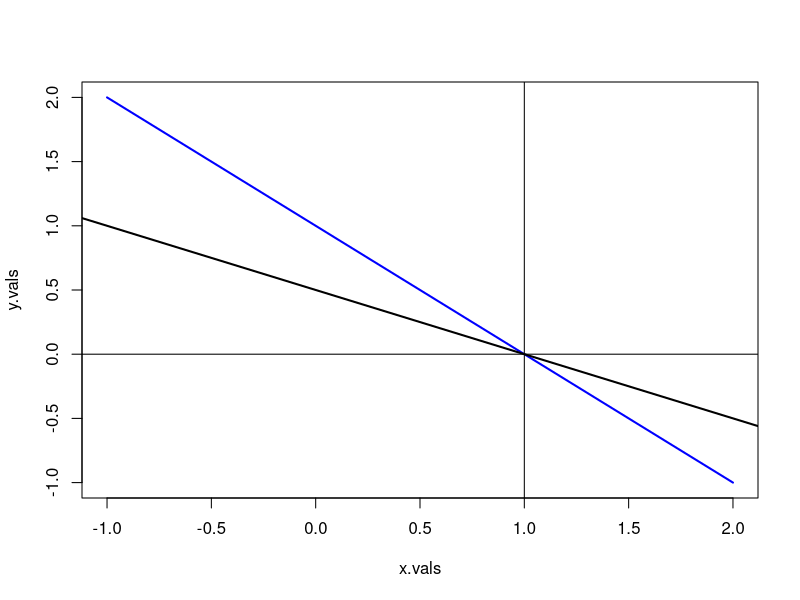
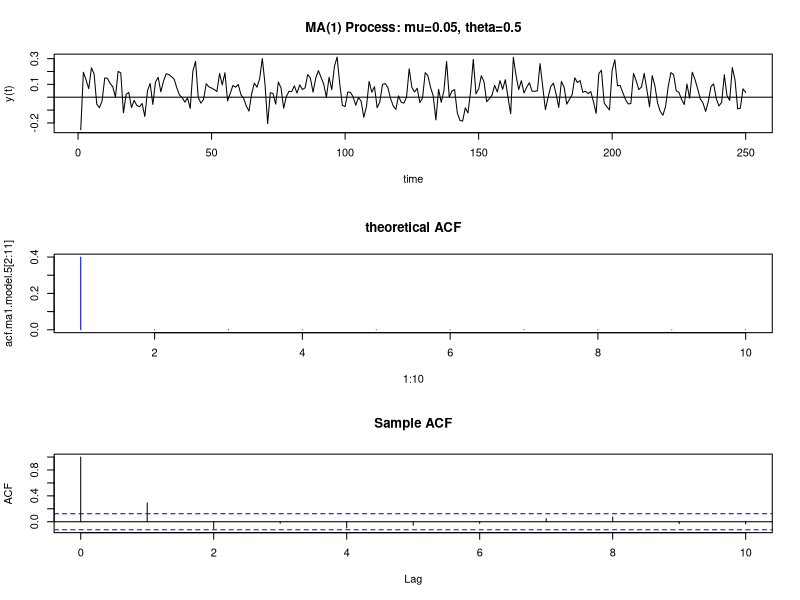
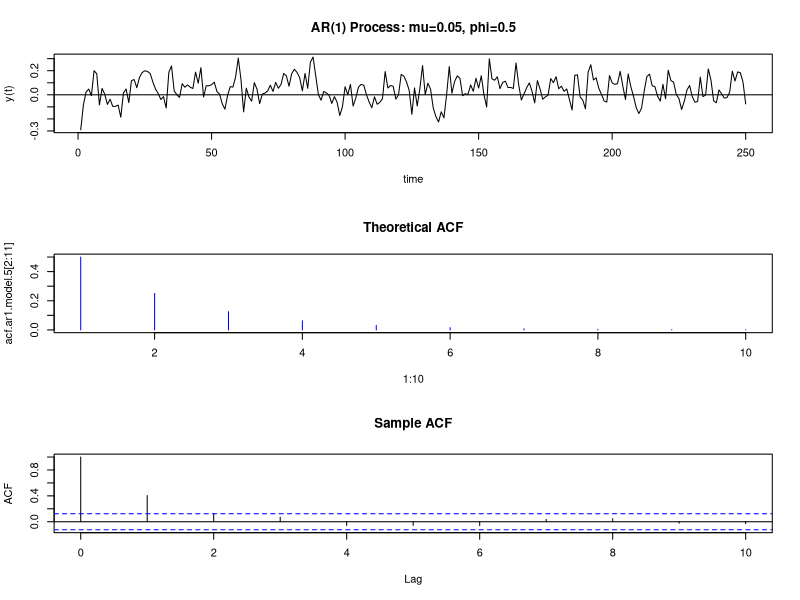

R code for these plots, in order:
# lab4.R  		script file for lab4 calculations
#
# author: Eric Zivot
# created: September 17, 2008
# revised: July 6, 2012
#


#
# Matrix algebra 
#

# part a)
matA = matrix(c(1,4,7,2,4,8,6,1,3), 3, 3, byrow=T)
matA
matB = matrix(c(4,4,0,5,9,1,2,2,5), 3, 3, byrow=T)
matB
vecx = matrix(c(1,2,3), 3, 1)
vecx
vecy = matrix(c(5,2,7), 3, 1)
vecy

# part b)
t(matA)
t(matB)
t(vecx)
t(vecy)

# part c)

matA + matB
matA - matB
2*matA
matA%*%vecx
t(vecy)%*%matA%*%vecx

# d) x + y = 1, 2x + 4y = 2
# 1st line: y = 1 - x; 2nd line: y = 0.5 - 0.5 x
x.vals = seq(-1, 2, length = 20)
y.vals = 1 - x.vals
plot(x.vals, y.vals, type="l", col="blue", lwd=2)
abline(a=0.5,b=-0.5, lwd=2)
abline(v=1)
abline(h=0)

matA = matrix(c(1,1,2,4), 2, 2, byrow=T)
vecb = matrix(c(1,2), 2, 1)
matA
vecb
matA.inv = solve(matA)
matA.inv
z = matA.inv%*%vecb
z

# e) portfolio problem

vecmu = matrix(c(0.01,0.04,0.02), 3, 1)
matSigma = matrix(c(0.1,0.3,0.1,0.3,0.15,-0.2,0.10,-0.20, 0.08), 3, 3, byrow=T)
vecx = matrix(c(1/3,1/3,1/3), 3, 1)
vecmu
matSigma
vecx

crossprod(vecmu, vecx)
t(vecmu)%*%vecx
crossprod(vecx, matSigma%*%vecx)
t(vecx)%*%matSigma%*%vecx


#
# VI simulate time series data
#

# simulate MA(1) process with theta > 0
ma1.model.5 = list(ma=0.5)
mu = 0.05
set.seed(123)
ma1.sim.5 = mu + arima.sim(model=ma1.model.5, n=250,
                           innov=rnorm(n=250, mean=0, sd=0.1))
acf.ma1.model.5 = ARMAacf(ma=0.5, lag.max=10)

par(mfrow=c(3,1))
ts.plot(ma1.sim.5, main="MA(1) Process: mu=0.05, theta=0.5",
        xlab="time",ylab="y(t)")
abline(h=0)
plot(1:10, acf.ma1.model.5[2:11], type="h", col="blue", main="theoretical ACF")
tmp=acf(ma1.sim.5, lag.max=10, main="Sample ACF")
par(mfrow=c(1,1))

# do the same for the the MA model with theta = 0.9

# simulate AR(1) process with phi > 0
ar1.model.5 = list(ar=0.5)
mu = 0.05
set.seed(123)
ar1.sim.5 = mu + arima.sim(model=ar1.model.5, n = 250,
                           innov=rnorm(n=250, mean=0, sd=0.1))
acf.ar1.model.5 = ARMAacf(ar=0.5, lag.max=10)

par(mfrow=c(3,1))
ts.plot(ar1.sim.5,main="AR(1) Process: mu=0.05, phi=0.5",
        xlab="time",ylab="y(t)")
abline(h=0)
plot(1:10, acf.ar1.model.5[2:11], type="h", col="blue", main="Theoretical ACF")
tmp=acf(ar1.sim.5, lag.max=10, main="Sample ACF")
par(mfrow=c(1,1))

# do the same for the model with phi = 0.9
